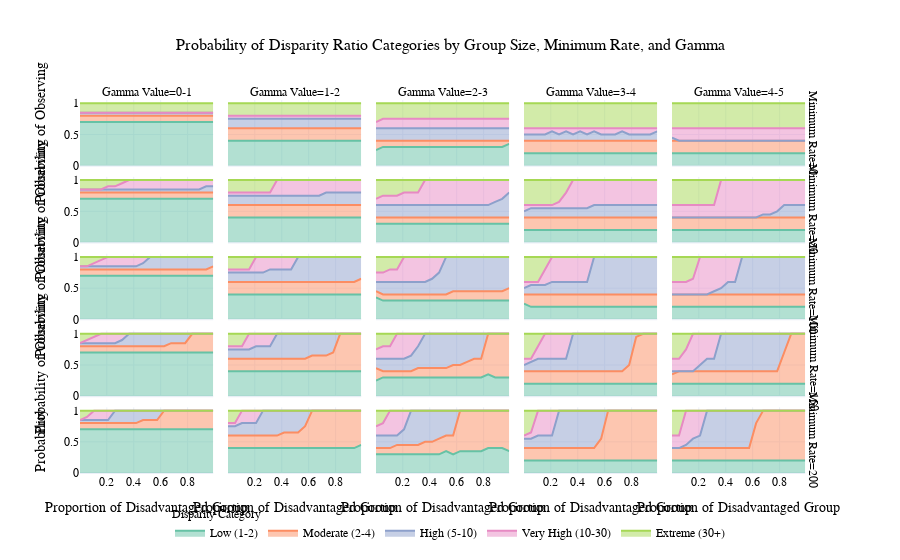

Notebook code cell kept with this figure:
### Code cell
from core.visualization.style import plotly_theme_decorator

@plotly_theme_decorator
def create_disparity_probability_plot(simulation_results):
    """
    Creates a stacked area plot showing the probability of different disparity ratio categories
    across group sizes, minimum rates, and gamma values.
    
    Args:
        simulation_results (pd.DataFrame): DataFrame containing simulation results
        
    Returns:
        plotly.graph_objects.Figure: The created figure
    """
    # Define disparity ratio buckets
    plot_df = simulation_results.copy()
    plot_df['disparity_bucket'] = pd.cut(plot_df['disparity_ratio'], 
                                        bins=[0, 2, 4, 10, 30, float('inf')],
                                        labels=['Low (1-2)', 'Moderate (2-4)', 
                                               'High (5-10)', 'Very High (10-30)',
                                               'Extreme (30+)'])
    
    # Bin gamma values
    plot_df['gamma_bin'] = pd.cut(plot_df['gamma'], 
                                 bins=[0, 1, 2, 3, 4, 5],
                                 labels=['0-1', '1-2', '2-3', '3-4', '4-5'])

    # Calculate probability of each bucket for each prop_disadv, min_rate, and gamma_bin value
    prob_df = (plot_df.groupby(['prop_disadv', 'min_rate', 'gamma_bin', 'disparity_bucket'])
               .size()
               .unstack(fill_value=0))

    # Convert to probabilities
    prob_df = prob_df.div(prob_df.sum(axis=1), axis=0)

    # Convert to long format for plotting
    prob_df_long = prob_df.reset_index().melt(id_vars=['prop_disadv', 'min_rate', 'gamma_bin'],
                                             var_name='Disparity Category',
                                             value_name='Probability')

    # Create stacked area plot with facets
    fig = px.area(prob_df_long,
                  x='prop_disadv',
                  y='Probability', 
                  color='Disparity Category',
                  facet_row='min_rate',
                  facet_col='gamma_bin',
                  color_discrete_sequence=px.colors.qualitative.Set2,
                  title='Probability of Disparity Ratio Categories by Group Size, Minimum Rate, and Gamma',
                  labels={'prop_disadv': 'Proportion of Disadvantaged Group',
                         'Probability': 'Probability of Observing',
                         'min_rate': 'Minimum Rate',
                         'gamma_bin': 'Gamma Value'},
                  )

    fig.update_layout(
        template='plotly_white',
        xaxis_title='Proportion of Disadvantaged Group',
        yaxis_title='Probability',
        legend_title='Disparity Category',
        height=1800,  # Increased height for more rows
        width=1200    # Increased width for more columns
    )
            
    return fig

# Create and display the figure
fig = create_disparity_probability_plot(simulation_results)
fig.show()
